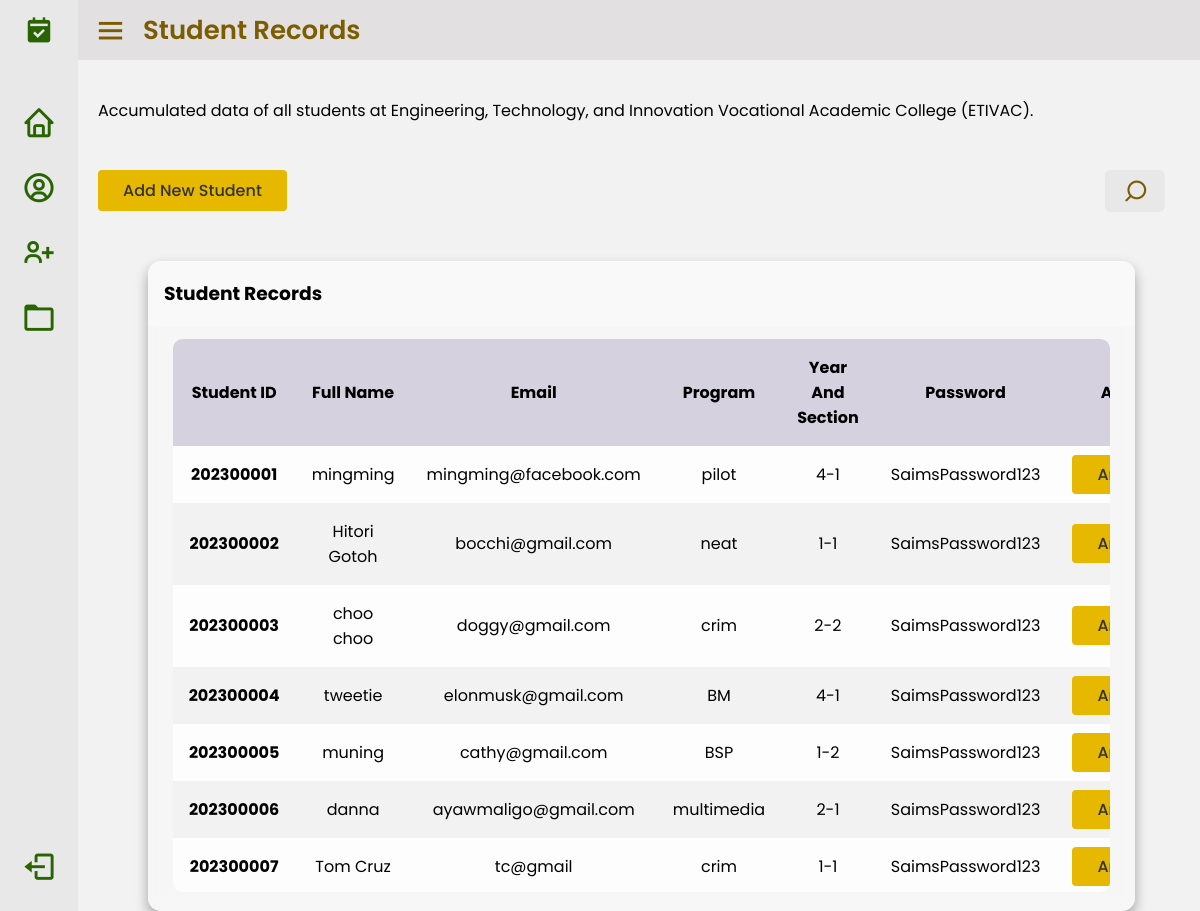
The page /studentRecords.php on the database its author committed.
### tables this page shows
CREATE TABLE `tbl_students` (
  `studentID` bigint(20) NOT NULL,
  `fullName` varchar(100) NOT NULL,
  `email` varchar(100) NOT NULL,
  `program` varchar(100) NOT NULL,
  `yearsection` varchar(100) NOT NULL,
  `gender` varchar(100) NOT NULL,
  `date` timestamp NOT NULL DEFAULT current_timestamp() ON UPDATE current_timestamp(),
  `password` varchar(225) NOT NULL,
  `qr_code` longblob NOT NULL
);

### studentRecords.php (the view, shortened to what this page needs)
<?php
include("deleteStudent.php")
?>
<!DOCTYPE html>
<html lang="en">
  <head>
    <link rel="stylesheet" href="table.css" type="text/css">
    <link rel="stylesheet" href="studentRecords.css" type="text/css" />
    <link rel="stylesheet" href="https://unicons.iconscout.com/release/v4.0.0/css/line.css">
    <link
      href="https://unpkg.com/boxicons@2.0.7/css/boxicons.min.css"
      rel="stylesheet"
    />
  </head>
  <body>
    <div class="sidebar close">
      <div class="logo-details">
        <i class='bx bxs-calendar-check' ></i>
      </div>
      <ul class="nav-links">
        <li>
          <a href="adminHome.php">
            <i class="bx bx-home"></i>
          </a>
        </li>
        <li>
          <div class="iocn-link">
            <a href="adminPage.php">
              <i class="bx bx-user-circle"></i>
            </a>
          </div>
        </li>
        <li>
          <div class="iocn-link">
            <a href="addNewPage.php">
              <i class='bx bx-user-plus'></i>
            </a>
          </div>
        </li>
        <li>
          <div class="iocn-link">
            <a href="reports.php">
              <i class="bx bx-folder"></i>
            </a>
          </div>
        </li>
        <li>
          <div class="profile-details">
            <a href="adminsignin.php">
              <i class="bx bx-log-out"></i>
            </a>
        </li>
        </div>
    <section class="home-section">
      <div class="home-content">
        <i class="bx bx-menu"></i>
        <a href="studentRecords.php">
        <span class="text">Student Records</span>
      </a>
      </div>
      <div class="content">
        <p>
            Accumulated data of all students at Engineering, Technology, and Innovation Vocational Academic College (ETIVAC).
        </p>
      </div>
<div class="addbtn">
  <button class="btn"><a href="addStudent.php">Add New Student</a></button>
  <div class="input-box">
    <span class="icon">
        <i class="uil uil-search search-icon"></i>
    </span>
</div>
</div>
<main class="table">
  <section class="table__header">
      <h1>Student Records</h1>
  </section>
  <section class="table__body">
      <table>
      <thead>
                <tr>
                <th scope="col">Student ID</th>
                <th scope="col">Full Name</th>
                <th scope="col">Email</th>
                <th scope="col">Program</th>
                <th scope="col">Year and Section</th>
                <th scope="col">Password</th>
                <th scope="col">Action</th>
                </tr>
            </thead>
            <tbody>
          <?php
                $sql="Select * from `tbl_students`";
                $result=mysqli_query($con,$sql);
                if($result){
                    while($row=mysqli_fetch_assoc($result)){
                        $id=$row['studentID'];
                        $fullName=$row['fullName'];
                        $email=$row['email'];
                        $program=$row['program'];
                        $yearsection=$row['yearsection'];
                        $password=$row['password'];
                        echo '<tr>
                        <th scope="row">'.$id.'</th>
                        <td>'.$fullName.'</td>
                        <td>'.$email.'</td>
                        <td>'.$program.'</td>
                        <td>'.$yearsection.'</td>
                        <td>'.$password.'</td>
                        <td>
                                <a class="btn btn-danger" href="deleteStudent.php?
                                deleteid='.$id.'" class="text-light">
                                Archive</a>
                        </td>
                        </tr>';
                    }
                }
            ?>
          </tbody>
      </table>
  </section>
</main>
    </section>
  </body>
</html>

### table.css (style rules this page uses)
main.table { min-width: 100px; height: 650px; background-color: #fff5; backdrop-filter: blur(7px); box-shadow: 0 0.4rem 0.8rem #0005; border-radius: 0.8rem; overflow: hidden; position: relative; top: 50px; bottom: 50px; left: 70px; }
.table__header { width: 100%; height: 10%; background-color: #fff4; padding: 0.8rem 1rem; display: flex; justify-content: space-between; align-items: center; }
.table__body { width: 95%; max-height: calc(89% - 1.6rem); background-color: #fffb; margin: 0.8rem auto; border-radius: 0.6rem; overflow: auto; overflow: overlay; }
table { width: 100%; }
table, th, td { border-collapse: collapse; padding: 1rem; text-align: center; }
thead th { position: sticky; top: 0; left: 0; background-color: #d5d1defe; cursor: pointer; text-transform: capitalize; }
tbody tr:nth-child(even) { background-color: #0000000b; }
tbody tr { --delay: 0.1s; transition: 0.5s ease-in-out var(--delay), background-color 0s; }
tbody tr td, tbody tr td p, tbody tr td img { transition: 0.2s ease-in-out; }
tbody tr td a { text-decoration: none; color: #000; }

### studentRecords.css (style rules this page uses)
* { margin: 0; padding: 0; box-sizing: border-box; font-family: "Poppins", sans-serif; }
body { height: 100%; background: #f2f2f2; }
.sidebar { position: fixed; top: 0; left: 0; height: 100%; width: 260px; background: #e8e8e8; z-index: 100; transition: all 0.5s ease; }
.sidebar.close { width: 78px; }
.sidebar .logo-details { height: 60px; width: 100%; display: flex; align-items: center; }
.sidebar .logo-details i { font-size: 30px; color: #286400; height: 50px; min-width: 78px; text-align: center; line-height: 50px; }
.sidebar .nav-links { height: 100%; padding: 30px 0 150px 0; overflow: auto; }
.sidebar.close .nav-links { overflow: visible; }
.sidebar .nav-links li { position: relative; list-style: none; transition: all 0.4s ease; }
.sidebar .nav-links li .iocn-link { display: flex; align-items: center; justify-content: space-between; }
.sidebar.close .nav-links li .iocn-link { display: block; }
.sidebar .nav-links li i { height: 65px; min-width: 78px; text-align: center; line-height: 65px; color: #286400; font-size: 35px; cursor: pointer; transition: all 0.3s ease; }
.sidebar .nav-links li a { display: flex; align-items: center; text-decoration: none; }
.sidebar .profile-details { position: fixed; bottom: 0; width: 260px; display: flex; align-items: center; justify-content: space-between; background: #e8e8e8; padding: 12px 0; transition: all 0.5s ease; }
.sidebar.close .profile-details { background: none; }
.sidebar.close .profile-details { width: 78px; }
.home-section { position: relative; background: #f2f2f2; height: 100vh; left: 260px; width: calc(100% - 260px); transition: all 0.5s ease; }
.sidebar.close ~ .home-section { left: 78px; width: calc(100% - 78px); }
.home-section .home-content { height: 60px; display: flex; align-items: center; }
.home-section .home-content .bx-menu, .home-section .home-content .text { color: #7b5c00; font-size: 35px; }
.home-section .home-content .bx-menu { margin: 0 15px; cursor: pointer; }
.home-section .home-content .text { font-size: 26px; font-weight: 600; }
.home-section .home-content { background: #e2e0e0; }
.home-section .content { height: 80px; display: flex; align-items: center; padding-left: 20px; padding-top: 20px; }
.home-section .addbtn { margin-left: 20px; padding-top: 30px; }
.home-section .btn { padding: 8px 25px; background: #e6b800; border: none; outline: none; border-radius: 4px; cursor: pointer; font-size: 16px; font-weight: 500; color: #333333; transition: all 0.3s ease; }
.home-section .input-box { float: right; padding-right: 30px; }
.home-section .home-content a { text-decoration: none; }
.input-box { position: relative; height: 42px; max-width: 55px; width: 100%; margin: 0 40px; border-radius: 6px; background-color: #e8e8e8; transition: all 0.6s cubic-bezier(0.68, -0.55, 0.265, 1.55); }
.icon { position: absolute; height: 100%; top: 0; left: 0; width: 60px; border-radius: 6px; display: flex; justify-content: center; background-color: #e8e8e8; }
.search-icon, .close-icon { position: absolute; top: 50%; font-size: 25px; transition: all 0.6s cubic-bezier(0.68, -0.55, 0.265, 1.55); }
.search-icon { color: #7b5c00; transform: translateY(-50%) rotate(90deg); }
.input-box i { cursor: pointer; }
.addbtn a { text-decoration: none; color: #333333; font-size: 16px; font-weight: 500; transition: all 0.3s ease; }

### rows shown on the page
tbl_students: studentID "202300001", fullName "mingming", email "mingming@facebook.com", program "pilot", yearsection "4-1", password "SaimsPassword123"
tbl_students: studentID "202300002", fullName "Hitori Gotoh", email "bocchi@gmail.com", program "neat", yearsection "1-1", password "SaimsPassword123"
tbl_students: studentID "202300003", fullName "choo choo", email "doggy@gmail.com", program "crim", yearsection "2-2", password "SaimsPassword123"
tbl_students: studentID "202300004", fullName "tweetie", email "elonmusk@gmail.com", program "BM", yearsection "4-1", password "SaimsPassword123"
tbl_students: studentID "202300005", fullName "muning", email "cathy@gmail.com", program "BSP", yearsection "1-2", password "SaimsPassword123"
tbl_students: studentID "202300006", fullName "danna", email "ayawmaligo@gmail.com", program "multimedia", yearsection "2-1", password "SaimsPassword123"
tbl_students: studentID "202300007", fullName "Tom Cruz", email "tc@gmail", program "crim", yearsection "1-1", password "SaimsPassword123"
